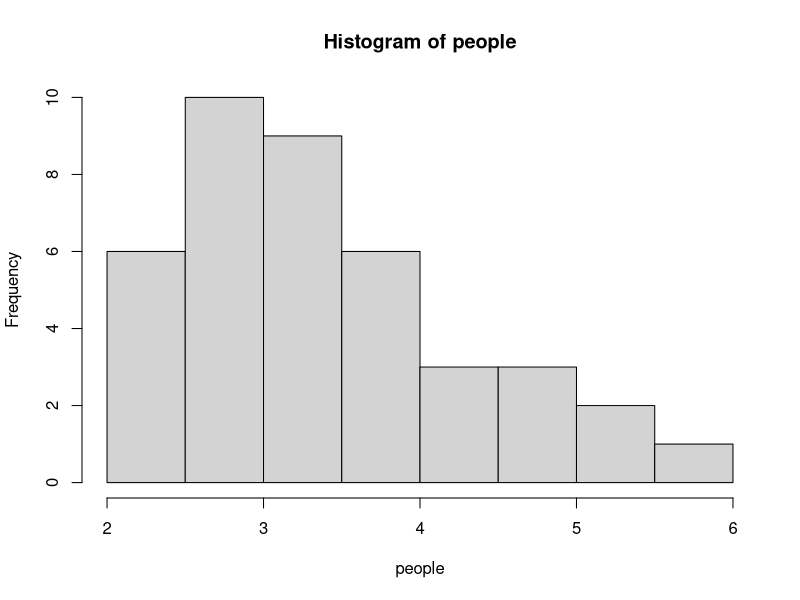
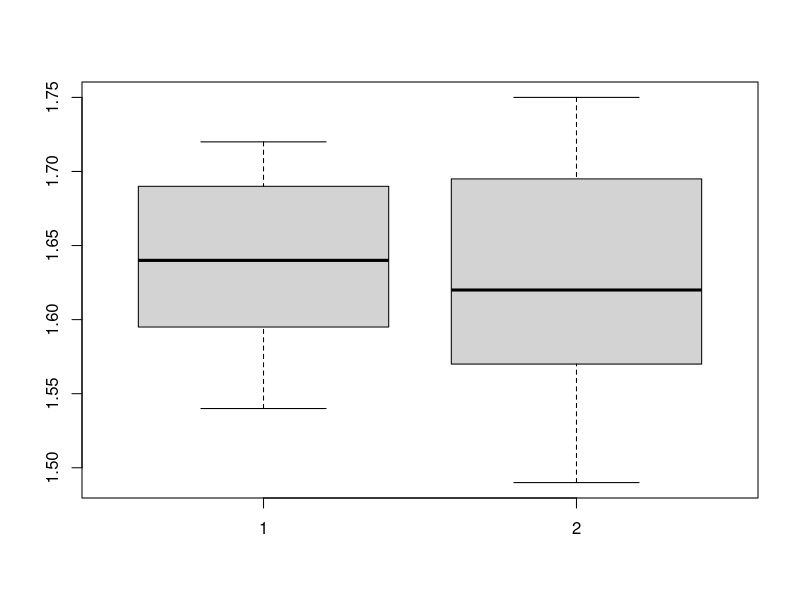

Here is the R script that generated these plots, in order:
# Phan I
# Cau 1
people <- c(5.2, 3.4, 2.9, 4.9, 2.6, 2.3, 3.0, 5.9, 2.7, 3.9,
            2.3, 2.3, 3.2, 4.9, 3.0, 4.3, 2.0, 3.1, 2.7, 3.1,
            4.7, 3.4, 3.7, 3.8, 2.9, 2.1, 3.2, 3.6, 4.5, 3.2,
            3.2, 5.1, 2.7, 3.9, 2.9, 3.9, 2.0, 3.0, 3.2, 4.5)
hist(people, breaks = 8)

# Cau 2
mu <- mean(people)
median(people)
mode(people)
five_num <- summary(people)
3.9 - 2.85
se <- sd(people)
mu - se; mu + se

# Cau 3
t.test(people, conf.level = 0.9)
t.test(people, conf.level = 0.95)

# Cau 4
alpha <- 0.05
t.test(people, mu = 2.8, conf.level = 1 - alpha, alternative = "less")

# Phan II
# Cau 5

tab <- matrix(c(24, 20, 44, 52, 52, 50, 30, 28), nrow = 2, byrow = FALSE)
colnames(tab) <- c("Yeu", "TB", "Kha", "Gioi")
rownames(tab) <- c("Nu", "Nam")
tab <- as.table(tab)
tab

# Cau 6
prop.test(tab[1] + tab[3] + tab[5] + tab[7], n = sum(tab), conf.level = 0.9)
sum(tab)

# Cau 7
tab2 <- c(tab[1] + tab[2], tab[3] + tab[4], tab[5] + tab[6], tab[7] + tab[8]); tab2;
chisq.test(tab2, p = c(1/6, 1/3, 1/3, 1/6))

# cCau 7
chisq.test(tab)

# Phan III
nam_cao <- c(1.62, 1.54, 1.6, 1.59, 1.69, 1.68, 1.62, 1.55, 
             1.68, 1.72, 1.71, 1.72, 1.59, 1.69, 1.64)

nam_can <- c(62, 58, 55, 58, 64, 61, 60, 57, 62, 65, 65, 67, 57, 63, 58)

nam <- data.frame(nam_cao, nam_can)

nu_cao <- c(1.55, 1.69, 1.71, 1.57, 1.75, 1.62, 1.49, 1.6, 1.69, 1.7, 1.52, 1.75,
            1.68, 1.57, 1.6)
nu_can <- c(49, 54, 56, 49, 56, 53, 50, 53,57, 57, 47, 59, 55, 53, 51)
nu <- data.frame(nu_cao, nu_can)

boxplot(nam$nam_cao, nu$nu_cao)

t.test(nam$nam_cao, nu$nu_cao, alternative = "greater", conf.level = 1 - 0.05)

chieu_cao <- c(nam$nam_cao, nu$nu_cao)
can_nang <- c(nam$nam_can, nu$nu_can)
model <- lm(chieu_cao~can_nang)
summary(model)

confint(model, "x", level = 0.9)

new_x <- data.frame(x = c(52))
predict(model, new_x)
# Confident interval for y_bar at x_star
predict(model, new_x, interval = 'confidence', level = 0.9)
predict(model, new_x, interval = 'prediction', level = 0.9)

gioi_tinh <- c(rep('Nam', 15), rep('Nu', 15))

model2 <- lm(chieu_cao~ can_nang + gioi_tinh)
summary(model2)

new_x <- data.frame(can_nang = c(52), gioi_tinh = c("Nu"))
# Confident interval for y_bar at x_star
predict(model2, new_x, interval = 'confidence', level = 0.9)
predict(model2, new_x, interval = 'prediction', level = 0.9)
